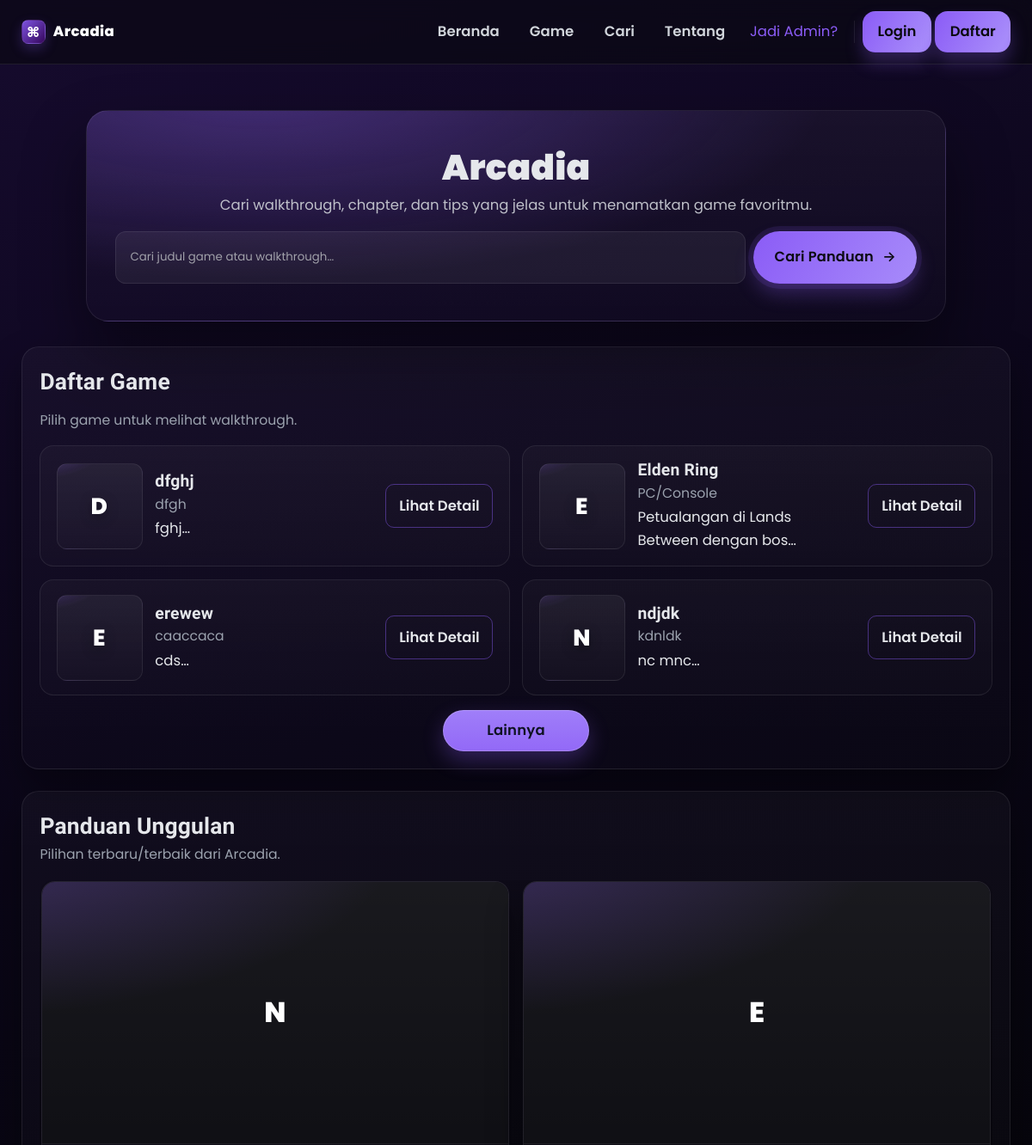
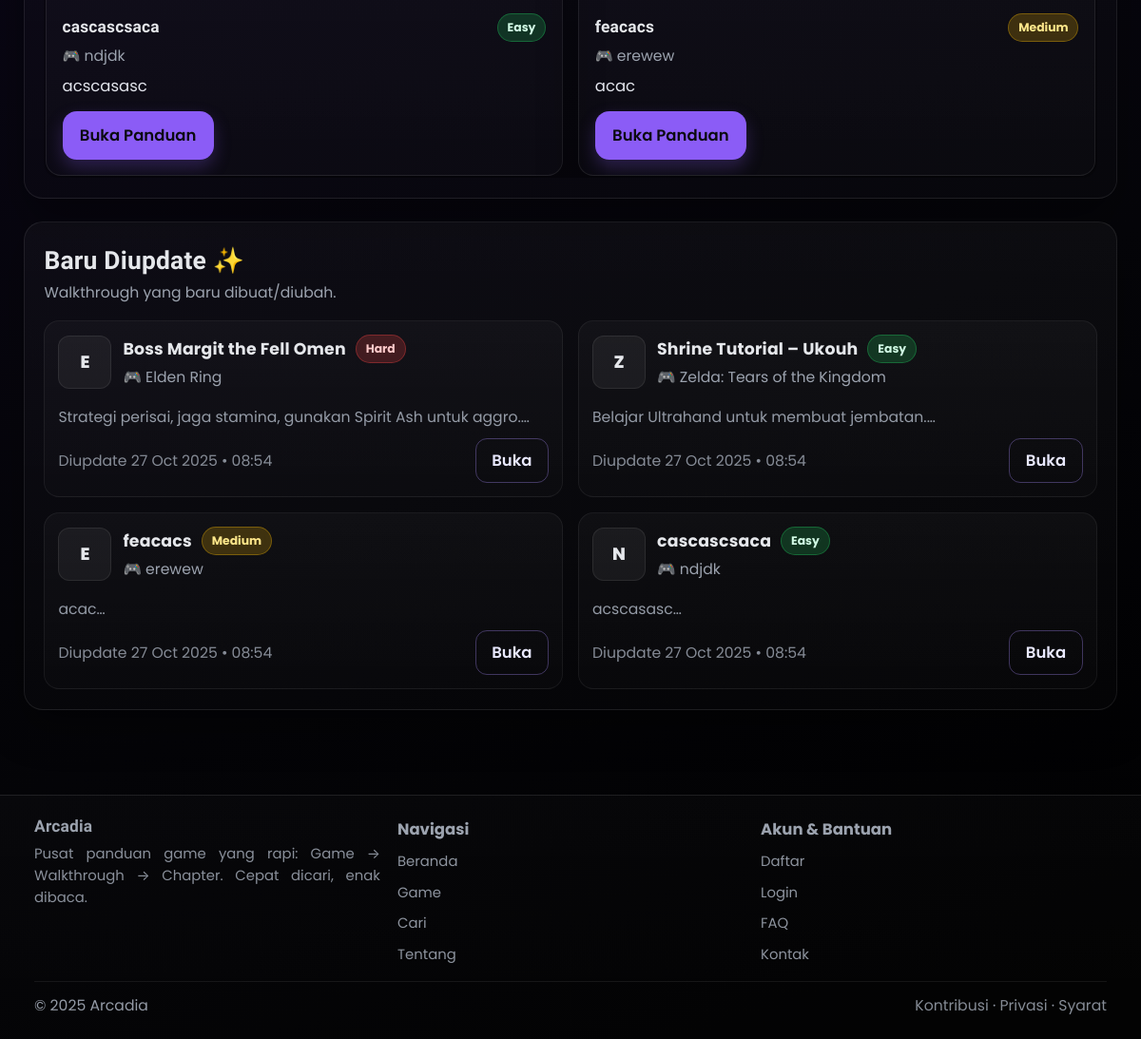
The page /public/index.php on the database its author committed (2 pictures, top to bottom).
### tables this page shows
CREATE TABLE `games` (
  `id` int(11) NOT NULL,
  `title` varchar(150) NOT NULL,
  `genre` varchar(80) DEFAULT NULL,
  `platform` varchar(80) DEFAULT NULL,
  `release_year` int(11) DEFAULT NULL,
  `image_url` varchar(255) DEFAULT NULL,
  `description` text DEFAULT NULL
);

CREATE TABLE `walkthroughs` (
  `id` int(11) NOT NULL,
  `game_id` int(11) NOT NULL,
  `title` varchar(150) NOT NULL,
  `overview` text DEFAULT NULL,
  `difficulty` enum('Easy','Medium','Hard') DEFAULT 'Medium',
  `created_at` datetime NOT NULL DEFAULT current_timestamp(),
  `updated_at` datetime DEFAULT NULL
);

### lib/db.php (called while the page is built, shortened)
<?php
function db_all($mysqli, $sql, $params = [], $types = '')
{
  $stmt = $mysqli->prepare($sql);
  $stmt->execute();
  $res = $stmt->get_result();
  $rows = $res ? $res->fetch_all(MYSQLI_ASSOC) : [];
  return $rows;
}
?>

### lib/helpers.php (called while the page is built, shortened)
<?php
function e($s)
{
  return htmlspecialchars((string) $s, ENT_QUOTES, 'UTF-8');
}
?>

### public/index.php (the view, shortened to what this page needs)
<?php
require_once __DIR__ . '/../config.php';
require_once __DIR__ . '/../lib/db.php';
require_once __DIR__ . '/../lib/helpers.php';
include __DIR__ . '/_header.php';
$params = [];
$types  = '';
$sqlGames = "SELECT id,title,genre,platform,image_url,LEFT(description,140) AS excerpt FROM games";
$sqlGames .= " ORDER BY title ASC";
$games = db_all($mysqli, $sqlGames, $params, $types);
$featured = db_all($mysqli, "
  SELECT w.id, w.title, w.difficulty, LEFT(w.overview,150) AS excerpt,
         g.title AS game, g.id AS game_id, g.image_url AS game_image
  FROM walkthroughs w
  JOIN games g ON g.id = w.game_id
  ORDER BY w.id DESC
  LIMIT 2
");
$hasUpdated = db_one(
  $mysqli,
  "SELECT COUNT(*) AS n
     FROM information_schema.COLUMNS
    WHERE TABLE_SCHEMA = DATABASE()
      AND TABLE_NAME = 'walkthroughs'
      AND COLUMN_NAME = 'updated_at'"
);
$hasCreated = db_one(
  $mysqli,
  "SELECT COUNT(*) AS n
     FROM information_schema.COLUMNS
    WHERE TABLE_SCHEMA = DATABASE()
      AND TABLE_NAME = 'walkthroughs'
      AND COLUMN_NAME = 'created_at'"
);
$useUpdated = (int)($hasUpdated['n'] ?? 0) > 0;
$useCreated = (int)($hasCreated['n'] ?? 0) > 0;
if ($useUpdated) {
  $recentWalks = db_all(
    $mysqli,
    "SELECT w.id, w.title, w.difficulty,
            COALESCE(w.updated_at, w.created_at) AS updated_at,
            LEFT(COALESCE(w.overview,''),140) AS preview,
            g.id AS game_id, g.title AS game_title, g.image_url AS game_image
       FROM walkthroughs w
       JOIN games g ON g.id = w.game_id
      ORDER BY COALESCE(w.updated_at, w.created_at) DESC
      LIMIT 6"
  );
}
?>
<div class="hero">
  <div class="hero-title">Arcadia</div>
  <div class="hero-sub">Cari walkthrough, chapter, dan tips yang jelas untuk menamatkan game favoritmu.</div>
  <form method="get" action="search.php" class="hero-search">
    <input class="input" type="text" name="q" placeholder="Cari judul game atau walkthrough…">
    <button class="btn btn-search" aria-label="Cari"><span>Cari Panduan</span></button>
  </form>
</div>
<section id="games" class="section card">
  <h1>Daftar Game</h1>
  <p class="small">Pilih game untuk melihat walkthrough.</p>
  <?php
  $gamesLimited = array_slice($games, 0, 4);
  ?>
  <div class="games-grid">
    <?php foreach ($gamesLimited as $g): ?>
      <div class="game-item v2">
        <?php if (!empty($g['image_url'])): ?>
          <img class="game-thumb big" src="<?= e($g['image_url']) ?>" alt="">
        <?php else: ?>
          <div class="placeholder-thumb big" data-initial="<?= e(mb_strtoupper(mb_substr($g['title'], 0, 1))) ?>"></div>
        <?php endif; ?>
        <div class="game-meta">
          <div class="title-row">
            <h3><?= e($g['title']) ?></h3>
          </div>
          <div class="meta-row small"><?= e($g['platform']) ?></div>
          <p class="desc clamp-2"><?= e($g['excerpt']) ?>…</p>
        </div>
        <?php
        $detailUrl = '/arcadia/public/game.php?id=' . $g['id'];
        if (!is_user_logged_in()) {
          $detailUrl = '/arcadia/public/auth/login.php?next=' . urlencode($detailUrl);
        }
        ?>
        <div class="game-actions">
          <a class="btn ghost" href="<?= e($detailUrl) ?>">Lihat Detail</a>
        </div>
      </div>
    <?php endforeach; ?>
  </div>
  <div class="more-wrap">
    <a class="btn btn-pill btn-more-logout" href="/arcadia/public/games.php">
      <span>Lainnya</span>
    </a>
  </div>
</section>
<section class="section card">
  <h2 style="margin-bottom:.25rem">Panduan Unggulan</h2>
  <p class="small" style="margin:.15rem 0 1rem">Pilihan terbaru/terbaik dari Arcadia.</p>
  <?php
  $feat4 = array_slice($featured ?? [], 0, 6);
  function diff_cls($d)
  {
    $d = strtolower(trim($d));
    return $d === 'easy' ? 'easy' : ($d === 'hard' ? 'hard' : 'medium');
  }
  ?>
  <?php if (!$feat4): ?>
    <p class="small">Belum ada data.</p>
  <?php else: ?>
    <div id="feat4" class="feat4-wrap">
      <div class="feat4-viewport">
        <div class="feat4-track">
          <?php foreach ($feat4 as $f):
            $initial = mb_strtoupper(mb_substr($f['game'], 0, 1)); ?>
            <article class="feat4-card">
              <div class="feat4-thumb">
                <?php if (!empty($f['game_image'])): ?>
                  <img src="<?= e($f['game_image']) ?>" alt="">
                <?php else: ?>
                  <div class="feat4-fallback"><?= e($initial) ?></div>
                <?php endif; ?>
              </div>
              <div class="feat4-body">
                <div class="feat4-titleRow">
                  <h3><?= e($f['title']) ?></h3>
                  <span class="badge diff <?= diff_cls($f['difficulty']) ?>"><?= e($f['difficulty']) ?></span>
                </div>
                <div class="feat4-meta">
                  🎮 <a href="game.php?id=<?= (int) $f['game_id'] ?>" class="small"
                    style="color:inherit;text-decoration:none">
                    <?= e($f['game']) ?>
                  </a>
                </div>
                <p class="feat4-desc clamp-2">
                  <?= e(mb_strimwidth($f['excerpt'] ?? '', 0, 160, '…', 'UTF-8')) ?>
                </p>
                <?php
                $openUrl = '/arcadia/public/walkthrough.php?id=' . (int) $f['id'];
                if (!is_user_logged_in()) {
                  $openUrl = '/arcadia/public/auth/login.php?next=' . urlencode($openUrl);
                }
                ?>
                <div class="feat4-actions">
                  <a class="btn" href="<?= e($openUrl) ?>">Buka Panduan</a>
                </div>
              </div>
            </article>
          <?php endforeach; ?>
        </div>
      </div>
    </div>
  <?php endif; ?>
</section>
<section class="section card">
  <h2 style="margin-bottom:.25rem">Baru Diupdate ✨</h2>
  <p class="small" style="margin:.15rem 0 1rem">Walkthrough yang baru dibuat/diubah.</p>
  <?php if (!$recentWalks): ?>
    <p class="small">Belum ada pembaruan.</p>
  <?php else: ?>
    <div class="upd-grid">
      <?php foreach ($recentWalks as $rw):
        $u = date('d M Y • H:i', strtotime($rw['updated_at']));
        $badge = diff_cls($rw['difficulty']);
        $openUrl = '/arcadia/public/walkthrough.php?id=' . (int)$rw['id'];
        if (!is_user_logged_in()) {
          $openUrl = '/arcadia/public/auth/login.php?next=' . urlencode($openUrl);
        }
        $initial = mb_strtoupper(mb_substr($rw['game_title'], 0, 1));
      ?>
        <article class="upd-card">
          <div class="upd-head">
            <div class="upd-ava" aria-hidden="true"><?= e($initial) ?></div>
            <div style="min-width:0">
              <div class="upd-titleWrap">
                <h3 class="upd-title"><a href="<?= e($openUrl) ?>"><?= e($rw['title']) ?></a></h3>
                <span class="badge diff <?= e($badge) ?>"><?= e($rw['difficulty']) ?></span>
              </div>
              <div class="small upd-meta">🎮
                <a class="link-lite" href="/arcadia/public/game.php?id=<?= (int)$rw['game_id'] ?>">
                  <?= e($rw['game_title']) ?>
                </a>
              </div>
            </div>
          </div>
          <?php if (trim((string)($rw['preview'] ?? '')) !== ''): ?>
            <div class="upd-preview small"><?= e($rw['preview']) ?>…</div>
          <?php endif; ?>
          <div class="upd-foot">
            <div class="upd-date small">Diupdate <?= e($u) ?></div>
            <a class="btn ghost btn-open" href="<?= e($openUrl) ?>">Buka</a>
          </div>
        </article>
      <?php endforeach; ?>
    </div>
  <?php endif; ?>
</section>
<?php include __DIR__ . '/_footer.php'; ?>

### public/index.php (style rules this page uses)
.upd-title { display:flex;align-items:center;gap:8px;margin-bottom:2px }
.upd-title a { color:inherit;text-decoration:none;font-weight:700 }
.link-lite { color:inherit;text-decoration:none }
.clamp-2 { display:-webkit-box; -webkit-line-clamp:2; -webkit-box-orient:vertical; overflow:hidden; line-height:1.6; }
.upd-grid { display:grid; gap:16px; grid-template-columns:repeat(2,minmax(0,1fr)); }
.upd-card { display:flex; flex-direction:column; gap:10px; padding:14px; border-radius:16px; background:linear-gradient(180deg,rgba(255,255,255,.03),rgba(255,255,255,.015)); border:1px solid rgba(255,255,255,.06); min-height:168px; }
.upd-head { display:flex; align-items:center; gap:12px; }
.upd-ava { width:56px; height:56px; border-radius:12px; background:rgba(255,255,255,.05); display:grid; place-items:center; font-weight:800; font-size:1.1rem; border:1px solid rgba(255,255,255,.08); flex:0 0 56px; }
.upd-titleWrap { display:flex; align-items:center; gap:10px; flex-wrap:wrap }
.upd-title { margin:0; font-weight:800; font-size:1.05rem; }
.upd-title a { color:inherit; text-decoration:none }
.upd-meta { margin-top:2px }
.upd-preview { margin-top:6px; opacity:.95; display:-webkit-box; -webkit-line-clamp:2; -webkit-box-orient:vertical; overflow:hidden; line-height:1.6; }
.upd-foot { margin-top:auto; display:flex; align-items:center; justify-content:space-between; gap:10px; }
.upd-date { opacity:.85; font-size:.95rem }
.btn.ghost.btn-open { background: transparent; border: 1px solid rgba(167,139,250,.35); color: #e9e9ff; border-radius: 12px; padding: .55rem 1rem; transition: background .18s ease, border-color .18s ease, box-shadow .18s ease, transform .14s ease; }

### rows shown on the page
games: title "dfghj", platform "dfgh", excerpt "fghj"
games: title "Elden Ring", platform "PC/Console", excerpt "Petualangan di Lands Between dengan…"
games: title "erewew", platform "caaccaca", excerpt "cds"
games: title "ndjdk", platform "kdnldk", excerpt "nc mnc"
walkthroughs: game.title "N", title "cascascsaca", difficulty "Easy", game.title "ndjdk", excerpt "acscasasc", preview "acscasasc", u "27 Oct 2025 • 08:54"
walkthroughs: game.title "E", title "feacacs", difficulty "Medium", game.title "erewew", excerpt "acac", preview "acac", u "27 Oct 2025 • 08:54"
walkthroughs: game.title "E", title "Boss Margit the Fell Omen", difficulty "Hard", game.title "Elden Ring", preview "Strategi perisai, jaga stamina, gunakan Spirit Ash untuk aggro.", u "27 Oct 2025 • 08:54"
walkthroughs: game.title "Z", title "Shrine Tutorial – Ukouh", difficulty "Easy", game.title "Zelda: Tears of the Kingdom", preview "Belajar Ultrahand untuk membuat jembatan.", u "27 Oct 2025 • 08:54"

### other values the page prints
$authText "Login"
